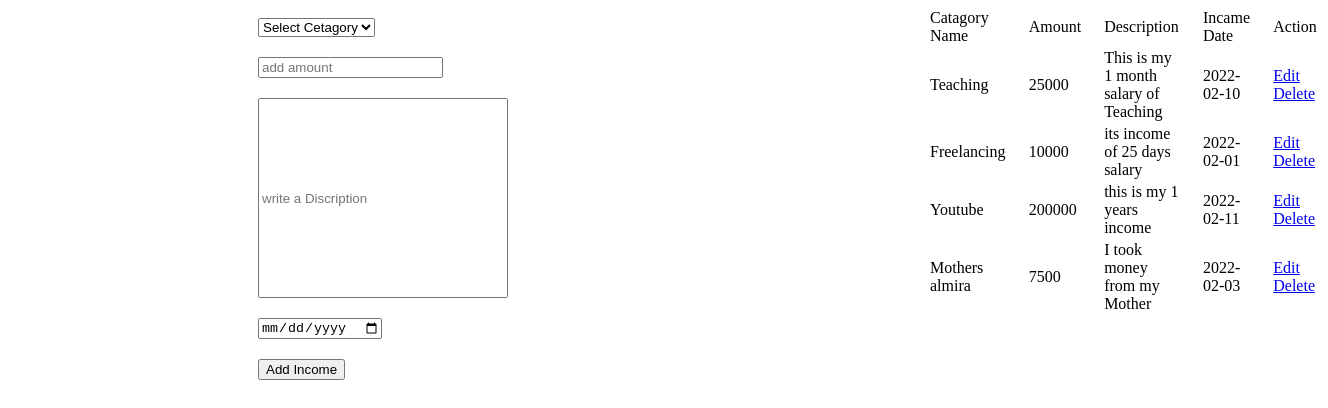
/Views/Income.php, run on an earlier commit of the app's database.
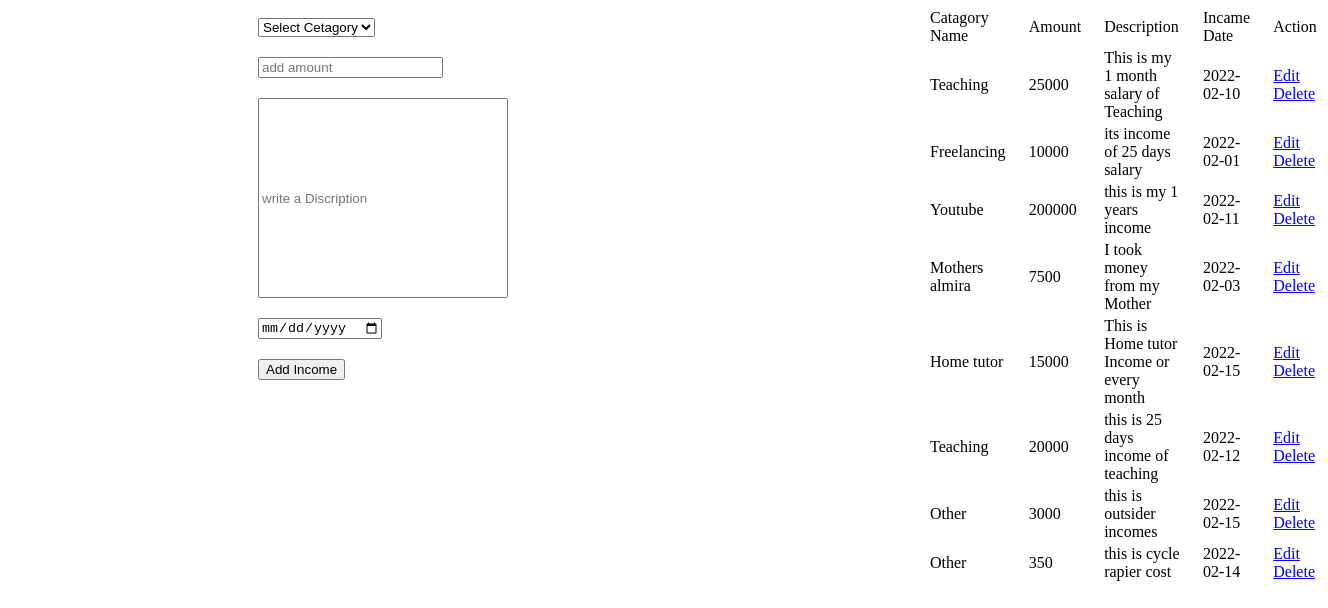
And on a later commit of the database.
### tables this page shows
CREATE TABLE `Income` (
  `id` bigint NOT NULL,
  `id_cetagory` bigint DEFAULT NULL,
  `amount` int DEFAULT NULL,
  `discription` varchar(255) DEFAULT NULL,
  `income_date` date DEFAULT NULL
);

CREATE TABLE `IncomeCetagory` (
  `id` bigint NOT NULL,
  `name` varchar(255) DEFAULT NULL
);

### Model/db.php (called while the page is built, shortened)
<?php
class Db{
	private $host 	= 'localhost';
	private $user 	= 'Enam';
	private $pass 	= '@ranzhyfx';
	private $db 	= 'personal_wallate';
	private $connection ;
	public function __construct()
	{
		$this->connection = new mysqli($this->host, $this->user , $this->pass , $this->db);
	}
	public function fetch_result($query)
	{
		$result = mysqli_query($this->connection, $query);
		if(!$result)
		{
			throw new exception('Error in Fetching Result !');
		}
		else
		{
			while($row = mysqli_fetch_array($result))
			{
				$data[] =$row;
			}
			return $data;
		}
	}
}
 ?>

### Model/Income.php (called while the page is built, shortened)
<?php
    class Income
    {
	public function getAll()
	{
		$DB = new Db();
		$Query = "SELECT Income.* ,IncomeCetagory.name as id_cetagory FROM Income JOIN IncomeCetagory ON Income.id_cetagory=IncomeCetagory.id";
		$result = $DB->fetch_result($Query);
		return $result;
	}
    }
?>

### Views/Income.php (the view, shortened to what this page needs)
<?php
    include('Model/db.php');
    include('Model/Income.php');
	$GetFace = new Income();
	$Incomes=$GetFace->getAll();
?>
<form action="Controller/Income.php" method="POST" enctype="multipart/form-data">
<select name="id_cetagory" id="id_cetagory">
    <option value="">Select Cetagory </option>
</select>
<br>
<input type="number" name="amount" id="amount" placeholder="add amount"> <br>
<input type="text" name="discription" placeholder="write a Discription" class="discrip"> <br>
<input type="date" name="income_date" class="date" placeholder="selete date"> <br>
<input type="submit" name="submit" value="Add Income" class="btn"> <br>
</form>
<table>
<thead>
	<tr>
		<td>Catagory Name</td>
		<td>Amount</td>
		<td>Description</td>
		<td>Incame Date</td>
		<td>Action</td>
	</tr>
</thead>
<tbody>
	<?php if (is_null($Incomes))
	foreach($Incomes as $category) {?>
		<tr>
			<td><?php echo $category['id_cetagory']; ?></td>
			<td><?php echo $category['amount']; ?></td>
			<td><?php echo $category['discription']; ?></td>
			<td><?php echo $category['income_date']; ?></td>
			<td>
				<a href="Controller/Income.php?action=edit&id=<?php echo $category['id']; ?>">Edit</a>
				<a href="Controller/Income.php?action=delete&id=<?php echo $category['id']; ?>">Delete</a>
			</td>
		</tr>
	<?php } ?>
</tbody>
</table>

### Views/Income.php (style rules this page uses)
select { border: 5px 5px red; margin:10px 250px ; }
input { margin:10px 250px ; }
.discrip { width: 250px; height: 200px; }
table { margin-left:900px; margin-top: -400px; }
table thead { padding: 30px; }
table td { padding-left: 20px; }

What changed in the data, as far as the page shows it:
added income: incomecetagory.name "Home tutor", amount "15000", discription "This is Home tutor Income or every month", income_date "2022-02-15"
added income: incomecetagory.name "Teaching", amount "20000", discription "this is 25 days income of teaching", income_date "2022-02-12"
added income: incomecetagory.name "Other", amount "3000", discription "this is outsider incomes", income_date "2022-02-15"
added income: incomecetagory.name "Other", amount "350", discription "this is cycle rapier cost", income_date "2022-02-14"
